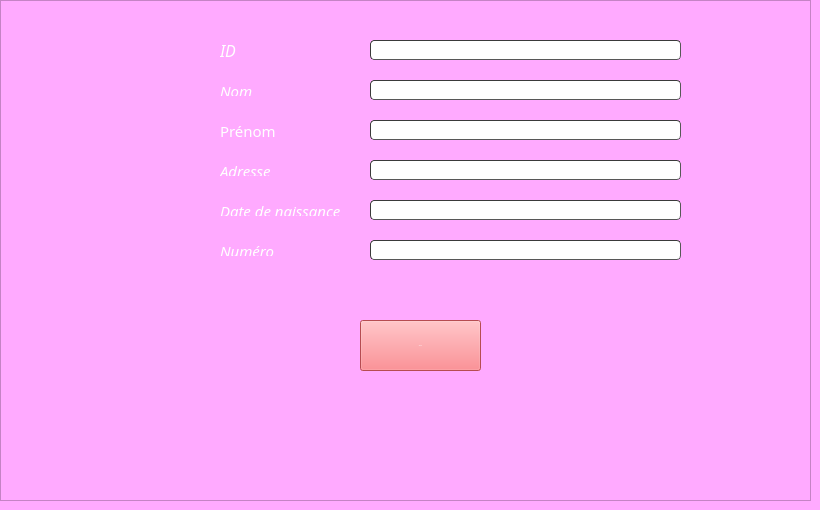
     <widget class="QWidget" name="tab_2">
      <property name="palette">
       <palette>
        <active>
         <colorrole role="WindowText">
          <brush brushstyle="SolidPattern">
           <color alpha="255">
            <red>0</red>
            <green>0</green>
            <blue>0</blue>
           </color>
          </brush>
         </colorrole>
         <colorrole role="Base">
          <brush brushstyle="SolidPattern">
           <color alpha="255">
            <red>255</red>
            <green>255</green>
            <blue>255</blue>
           </color>
          </brush>
         </colorrole>
         <colorrole role="Window">
          <brush brushstyle="SolidPattern">
           <color alpha="255">
            <red>255</red>
            <green>170</green>
            <blue>255</blue>
           </color>
          </brush>
         </colorrole>
         <colorrole role="PlaceholderText">
          <brush brushstyle="SolidPattern">
           <color alpha="128">
            <red>170</red>
            <green>170</green>
            <blue>255</blue>
           </color>
          </brush>
         </colorrole>
        </active>
        <inactive>
         <colorrole role="WindowText">
          <brush brushstyle="SolidPattern">
           <color alpha="255">
            <red>0</red>
            <green>0</green>
            <blue>0</blue>
           </color>
          </brush>
         </colorrole>
         <colorrole role="Base">
          <brush brushstyle="SolidPattern">
           <color alpha="255">
            <red>255</red>
            <green>255</green>
            <blue>255</blue>
           </color>
          </brush>
         </colorrole>
         <colorrole role="Window">
          <brush brushstyle="SolidPattern">
           <color alpha="255">
            <red>255</red>
            <green>170</green>
            <blue>255</blue>
           </color>
          </brush>
         </colorrole>
         <colorrole role="PlaceholderText">
          <brush brushstyle="SolidPattern">
           <color alpha="128">
            <red>170</red>
            <green>170</green>
            <blue>255</blue>
           </color>
          </brush>
         </colorrole>
        </inactive>
        <disabled>
         <colorrole role="WindowText">
          <brush brushstyle="SolidPattern">
           <color alpha="255">
            <red>255</red>
            <green>170</green>
            <blue>127</blue>
           </color>
          </brush>
         </colorrole>
         <colorrole role="Base">
          <brush brushstyle="SolidPattern">
           <color alpha="255">
            <red>255</red>
            <green>170</green>
            <blue>255</blue>
           </color>
          </brush>
         </colorrole>
         <colorrole role="Window">
          <brush brushstyle="SolidPattern">
           <color alpha="255">
            <red>255</red>
            <green>170</green>
            <blue>255</blue>
           </color>
          </brush>
         </colorrole>
         <colorrole role="PlaceholderText">
          <brush brushstyle="SolidPattern">
           <color alpha="128">
            <red>170</red>
            <green>170</green>
            <blue>255</blue>
           </color>
          </brush>
         </colorrole>
        </disabled>
       </palette>
      </property>
      <property name="font">
       <font>
        <family>century gothic</family>
        <pointsize>-1</pointsize>
        <italic>true</italic>
        <underline>false</underline>
        <strikeout>false</strikeout>
       </font>
      </property>
      <property name="focusPolicy">
       <enum>Qt::NoFocus</enum>
      </property>
      <property name="contextMenuPolicy">
       <enum>Qt::DefaultContextMenu</enum>
      </property>
      <property name="acceptDrops">
       <bool>false</bool>
      </property>
      <attribute name="title">
       <string>Ajout des employés</string>
      </attribute>
      <widget class="QLabel" name="label">
       <property name="geometry">
        <rect>
         <x>220</x>
         <y>30</y>
         <width>111</width>
         <height>41</height>
        </rect>
       </property>
       <property name="styleSheet">
        <string notr="true">font: 75 11pt &quot;MS Shell Dlg 2&quot;;</string>
       </property>
       <property name="text">
        <string>&lt;html&gt;&lt;head/&gt;&lt;body&gt;&lt;p&gt;&lt;span style=&quot; font-size:12pt; font-weight:400; color:#ffffff;&quot;&gt;ID&lt;/span&gt;&lt;/p&gt;&lt;/body&gt;&lt;/html&gt;</string>
       </property>
      </widget>
      <widget class="QLabel" name="label_3">
       <property name="geometry">
        <rect>
         <x>220</x>
         <y>120</y>
         <width>81</width>
         <height>21</height>
        </rect>
       </property>
       <property name="cursor">
        <cursorShape>UpArrowCursor</cursorShape>
       </property>
       <property name="text">
        <string>&lt;!DOCTYPE HTML PUBLIC &quot;-//W3C//DTD HTML 4.0//EN&quot; &quot;http://www.w3.org/TR/REC-html40/strict.dtd&quot;&gt;
&lt;html&gt;&lt;head&gt;&lt;meta name=&quot;qrichtext&quot; content=&quot;1&quot; /&gt;&lt;style type=&quot;text/css&quot;&gt;
p, li { white-space: pre-wrap; }
&lt;/style&gt;&lt;/head&gt;&lt;body style=&quot; font-family:'century gothic'; font-size:18px; font-weight:400; font-style:normal;&quot;&gt;
&lt;p align=&quot;justify&quot; style=&quot; margin-top:12px; margin-bottom:12px; margin-left:0px; margin-right:0px; -qt-block-indent:0; text-indent:0px;&quot;&gt;&lt;span style=&quot; font-family:'MS Shell Dlg 2'; font-size:11pt; color:#ffffff;&quot;&gt;Prénom&lt;/span&gt;&lt;/p&gt;&lt;/body&gt;&lt;/html&gt;</string>
       </property>
      </widget>
      <widget class="QLabel" name="label_2">
       <property name="geometry">
        <rect>
         <x>220</x>
         <y>80</y>
         <width>71</width>
         <height>16</height>
        </rect>
       </property>
       <property name="text">
        <string>&lt;html&gt;&lt;head/&gt;&lt;body&gt;&lt;p&gt;&lt;span style=&quot; font-size:11pt; color:#ffffff;&quot;&gt;Nom&lt;/span&gt;&lt;/p&gt;&lt;/body&gt;&lt;/html&gt;</string>
       </property>
      </widget>
      <widget class="QLabel" name="label_4">
       <property name="geometry">
        <rect>
         <x>220</x>
         <y>200</y>
         <width>141</width>
         <height>16</height>
        </rect>
       </property>
       <property name="text">
        <string>&lt;html&gt;&lt;head/&gt;&lt;body&gt;&lt;p&gt;&lt;span style=&quot; font-size:11pt; color:#ffffff;&quot;&gt;Date de naissance&lt;/span&gt;&lt;/p&gt;&lt;/body&gt;&lt;/html&gt;</string>
       </property>
      </widget>
      <widget class="QLabel" name="label_6">
       <property name="geometry">
        <rect>
         <x>220</x>
         <y>160</y>
         <width>91</width>
         <height>16</height>
        </rect>
       </property>
       <property name="text">
        <string>&lt;html&gt;&lt;head/&gt;&lt;body&gt;&lt;p&gt;&lt;span style=&quot; font-size:11pt; color:#ffffff;&quot;&gt;Adresse &lt;/span&gt;&lt;/p&gt;&lt;/body&gt;&lt;/html&gt;</string>
       </property>
      </widget>
      <widget class="QLabel" name="label_5">
       <property name="geometry">
        <rect>
         <x>220</x>
         <y>240</y>
         <width>91</width>
         <height>16</height>
        </rect>
       </property>
       <property name="text">
        <string>&lt;html&gt;&lt;head/&gt;&lt;body&gt;&lt;p&gt;&lt;span style=&quot; font-size:11pt; color:#ffffff;&quot;&gt;Numéro &lt;/span&gt;&lt;/p&gt;&lt;/body&gt;&lt;/html&gt;</string>
       </property>
      </widget>
      <widget class="QLineEdit" name="lineEdit">
       <property name="geometry">
        <rect>
         <x>370</x>
         <y>40</y>
         <width>311</width>
         <height>20</height>
        </rect>
       </property>
       <property name="styleSheet">
        <string notr="true">border-width: 1px; border-radius: 4px;
color: rgb(255, 255, 255);
	border-color: rgb(58, 58, 58);
	border-style: inset;
	padding: 0 8px;

	selection-background-color: rgb(187, 187, 187);
	selection-color: rgb(60, 63, 65);</string>
       </property>
       <property name="placeholderText">
        <string>id (de 6 chiffres )</string>
       </property>
      </widget>
      <widget class="QLineEdit" name="lineEdit_2">
       <property name="geometry">
        <rect>
         <x>370</x>
         <y>80</y>
         <width>311</width>
         <height>20</height>
        </rect>
       </property>
       <property name="styleSheet">
        <string notr="true">border-width: 1px; border-radius: 4px;
color: rgb(255, 255, 255);
	border-color: rgb(58, 58, 58);
	border-style: inset;
	padding: 0 8px;

	selection-background-color: rgb(187, 187, 187);
	selection-color: rgb(60, 63, 65);</string>
       </property>
       <property name="placeholderText">
        <string>NOM</string>
       </property>
      </widget>
      <widget class="QLineEdit" name="lineEdit_3">
       <property name="geometry">
        <rect>
         <x>370</x>
         <y>120</y>
         <width>311</width>
         <height>20</height>
        </rect>
       </property>
       <property name="styleSheet">
        <string notr="true">border-width: 1px; border-radius: 4px;
color: rgb(255, 255, 255);
	border-color: rgb(58, 58, 58);
	border-style: inset;
	padding: 0 8px;

	selection-background-color: rgb(187, 187, 187);
	selection-color: rgb(60, 63, 65);</string>
       </property>
       <property name="placeholderText">
        <string>PRENOM</string>
       </property>
      </widget>
      <widget class="QLineEdit" name="lineEdit_4">
       <property name="geometry">
        <rect>
         <x>370</x>
         <y>160</y>
         <width>311</width>
         <height>20</height>
        </rect>
       </property>
       <property name="styleSheet">
        <string notr="true">border-width: 1px; border-radius: 4px;
color: rgb(255, 255, 255);
	border-color: rgb(58, 58, 58);
	border-style: inset;
	padding: 0 8px;

	selection-background-color: rgb(187, 187, 187);
	selection-color: rgb(60, 63, 65);</string>
       </property>
       <property name="placeholderText">
        <string>ADRESSE</string>
       </property>
      </widget>
      <widget class="QLineEdit" name="lineEdit_5">
       <property name="geometry">
        <rect>
         <x>370</x>
         <y>200</y>
         <width>311</width>
         <height>20</height>
        </rect>
       </property>
       <property name="styleSheet">
        <string notr="true">border-width: 1px; border-radius: 4px;
color: rgb(255, 255, 255);
	border-color: rgb(58, 58, 58);
	border-style: inset;
	padding: 0 8px;

	selection-background-color: rgb(187, 187, 187);
	selection-color: rgb(60, 63, 65);</string>
       </property>
       <property name="text">
        <string/>
       </property>
       <property name="placeholderText">
        <string>DD/MM/YYYY </string>
       </property>
      </widget>
      <widget class="QLineEdit" name="lineEdit_6">
       <property name="geometry">
        <rect>
         <x>370</x>
         <y>240</y>
         <width>311</width>
         <height>20</height>
        </rect>
       </property>
       <property name="styleSheet">
        <string notr="true">border-width: 1px; border-radius: 4px;
color: rgb(255, 255, 255);
	border-color: rgb(58, 58, 58);
	border-style: inset;
	padding: 0 8px;

	selection-background-color: rgb(187, 187, 187);
	selection-color: rgb(60, 63, 65);</string>
       </property>
       <property name="placeholderText">
        <string>NUMERO</string>
       </property>
      </widget>
      <widget class="QFrame" name="frame">
       <property name="geometry">
        <rect>
         <x>0</x>
         <y>0</y>
         <width>811</width>
         <height>501</height>
        </rect>
       </property>
       <property name="frameShape">
        <enum>QFrame::StyledPanel</enum>
       </property>
       <property name="frameShadow">
        <enum>QFrame::Raised</enum>
       </property>
       <widget class="QPushButton" name="pushButton_ajouter">
        <property name="geometry">
         <rect>
          <x>360</x>
          <y>320</y>
          <width>121</width>
          <height>51</height>
         </rect>
        </property>
        <property name="palette">
         <palette>
          <active>
           <colorrole role="WindowText">
            <brush brushstyle="SolidPattern">
             <color alpha="255">
              <red>255</red>
              <green>255</green>
              <blue>255</blue>
             </color>
            </brush>
           </colorrole>
           <colorrole role="Button">
            <brush brushstyle="SolidPattern">
             <color alpha="255">
              <red>255</red>
              <green>107</green>
              <blue>114</blue>
             </color>
            </brush>
           </colorrole>
           <colorrole role="Midlight">
            <brush brushstyle="SolidPattern">
             <color alpha="255">
              <red>170</red>
              <green>0</green>
              <blue>255</blue>
             </color>
            </brush>
           </colorrole>
           <colorrole role="Mid">
            <brush brushstyle="SolidPattern">
             <color alpha="255">
              <red>0</red>
              <green>0</green>
              <blue>0</blue>
             </color>
            </brush>
           </colorrole>
           <colorrole role="Text">
            <brush brushstyle="SolidPattern">
             <color alpha="255">
              <red>255</red>
              <green>255</green>
              <blue>255</blue>
             </color>
            </brush>
           </colorrole>
           <colorrole role="BrightText">
            <brush brushstyle="SolidPattern">
             <color alpha="255">
              <red>170</red>
              <green>0</green>
              <blue>127</blue>
             </color>
            </brush>
           </colorrole>
           <colorrole role="ButtonText">
            <brush brushstyle="SolidPattern">
             <color alpha="255">
              <red>255</red>
              <green>255</green>
              <blue>255</blue>
             </color>
            </brush>
           </colorrole>
           <colorrole role="Base">
            <brush brushstyle="SolidPattern">
             <color alpha="255">
              <red>255</red>
              <green>107</green>
              <blue>114</blue>
             </color>
            </brush>
           </colorrole>
           <colorrole role="Window">
            <brush brushstyle="SolidPattern">
             <color alpha="255">
              <red>255</red>
              <green>107</green>
              <blue>114</blue>
             </color>
            </brush>
           </colorrole>
           <colorrole role="Shadow">
            <brush brushstyle="SolidPattern">
             <color alpha="255">
              <red>255</red>
              <green>170</green>
              <blue>255</blue>
             </color>
            </brush>
           </colorrole>
           <colorrole role="Highlight">
            <brush brushstyle="SolidPattern">
             <color alpha="255">
              <red>255</red>
              <green>0</green>
              <blue>255</blue>
             </color>
            </brush>
           </colorrole>
           <colorrole role="Link">
            <brush brushstyle="SolidPattern">
             <color alpha="255">
              <red>170</red>
              <green>85</green>
              <blue>255</blue>
             </color>
            </brush>
           </colorrole>
           <colorrole role="AlternateBase">
            <brush brushstyle="SolidPattern">
             <color alpha="255">
              <red>0</red>
              <green>85</green>
              <blue>127</blue>
             </color>
            </brush>
           </colorrole>
           <colorrole role="PlaceholderText">
            <brush brushstyle="SolidPattern">
             <color alpha="128">
              <red>255</red>
              <green>85</green>
              <blue>127</blue>
             </color>
            </brush>
           </colorrole>
          </active>
          <inactive>
           <colorrole role="WindowText">
            <brush brushstyle="SolidPattern">
             <color alpha="255">
              <red>255</red>
              <green>255</green>
              <blue>255</blue>
             </color>
            </brush>
           </colorrole>
           <colorrole role="Button">
            <brush brushstyle="SolidPattern">
             <color alpha="255">
              <red>255</red>
              <green>107</green>
              <blue>114</blue>
             </color>
            </brush>
           </colorrole>
           <colorrole role="Midlight">
            <brush brushstyle="SolidPattern">
             <color alpha="255">
              <red>170</red>
              <green>0</green>
              <blue>255</blue>
             </color>
            </brush>
           </colorrole>
           <colorrole role="Mid">
            <brush brushstyle="SolidPattern">
             <color alpha="255">
              <red>0</red>
              <green>0</green>
              <blue>0</blue>
             </color>
            </brush>
           </colorrole>
           <colorrole role="Text">
            <brush brushstyle="SolidPattern">
             <color alpha="255">
              <red>255</red>
              <green>255</green>
              <blue>255</blue>
             </color>
            </brush>
           </colorrole>
           <colorrole role="BrightText">
            <brush brushstyle="SolidPattern">
             <color alpha="255">
              <red>170</red>
              <green>0</green>
              <blue>127</blue>
             </color>
            </brush>
           </colorrole>
           <colorrole role="ButtonText">
            <brush brushstyle="SolidPattern">
             <color alpha="255">
              <red>255</red>
              <green>255</green>
              <blue>255</blue>
             </color>
            </brush>
           </colorrole>
           <colorrole role="Base">
            <brush brushstyle="SolidPattern">
             <color alpha="255">
              <red>255</red>
              <green>107</green>
              <blue>114</blue>
             </color>
            </brush>
           </colorrole>
           <colorrole role="Window">
            <brush brushstyle="SolidPattern">
             <color alpha="255">
              <red>255</red>
              <green>107</green>
              <blue>114</blue>
             </color>
            </brush>
           </colorrole>
           <colorrole role="Shadow">
            <brush brushstyle="SolidPattern">
             <color alpha="255">
              <red>255</red>
              <green>170</green>
              <blue>255</blue>
             </color>
            </brush>
           </colorrole>
           <colorrole role="Highlight">
            <brush brushstyle="SolidPattern">
             <color alpha="255">
              <red>255</red>
              <green>0</green>
              <blue>255</blue>
             </color>
            </brush>
           </colorrole>
           <colorrole role="Link">
            <brush brushstyle="SolidPattern">
             <color alpha="255">
              <red>170</red>
              <green>85</green>
              <blue>255</blue>
             </color>
            </brush>
           </colorrole>
           <colorrole role="AlternateBase">
            <brush brushstyle="SolidPattern">
             <color alpha="255">
              <red>0</red>
              <green>85</green>
              <blue>127</blue>
             </color>
            </brush>
           </colorrole>
           <colorrole role="PlaceholderText">
            <brush brushstyle="SolidPattern">
             <color alpha="128">
              <red>255</red>
              <green>85</green>
              <blue>127</blue>
             </color>
            </brush>
           </colorrole>
          </inactive>
          <disabled>
           <colorrole role="WindowText">
            <brush brushstyle="SolidPattern">
             <color alpha="255">
              <red>255</red>
              <green>255</green>
              <blue>255</blue>
             </color>
            </brush>
           </colorrole>
           <colorrole role="Button">
            <brush brushstyle="SolidPattern">
             <color alpha="255">
              <red>255</red>
              <green>107</green>
              <blue>114</blue>
             </color>
            </brush>
           </colorrole>
           <colorrole role="Midlight">
            <brush brushstyle="SolidPattern">
             <color alpha="255">
              <red>170</red>
              <green>0</green>
              <blue>255</blue>
             </color>
            </brush>
           </colorrole>
           <colorrole role="Mid">
            <brush brushstyle="SolidPattern">
             <color alpha="255">
              <red>0</red>
              <green>0</green>
              <blue>0</blue>
             </color>
            </brush>
           </colorrole>
           <colorrole role="Text">
            <brush brushstyle="SolidPattern">
             <color alpha="255">
              <red>255</red>
              <green>255</green>
              <blue>255</blue>
             </color>
            </brush>
           </colorrole>
           <colorrole role="BrightText">
            <brush brushstyle="SolidPattern">
             <color alpha="255">
              <red>170</red>
              <green>0</green>
              <blue>127</blue>
             </color>
            </brush>
           </colorrole>
           <colorrole role="ButtonText">
            <brush brushstyle="SolidPattern">
             <color alpha="255">
              <red>255</red>
              <green>255</green>
              <blue>255</blue>
             </color>
            </brush>
           </colorrole>
           <colorrole role="Base">
            <brush brushstyle="SolidPattern">
             <color alpha="255">
              <red>255</red>
              <green>107</green>
              <blue>114</blue>
             </color>
            </brush>
           </colorrole>
           <colorrole role="Window">
            <brush brushstyle="SolidPattern">
             <color alpha="255">
              <red>255</red>
              <green>107</green>
              <blue>114</blue>
             </color>
            </brush>
           </colorrole>
           <colorrole role="Shadow">
            <brush brushstyle="SolidPattern">
             <color alpha="255">
              <red>255</red>
              <green>170</green>
              <blue>255</blue>
             </color>
            </brush>
           </colorrole>
           <colorrole role="Highlight">
            <brush brushstyle="SolidPattern">
             <color alpha="255">
              <red>0</red>
              <green>120</green>
              <blue>215</blue>
             </color>
            </brush>
           </colorrole>
           <colorrole role="Link">
            <brush brushstyle="SolidPattern">
             <color alpha="255">
              <red>170</red>
              <green>85</green>
              <blue>255</blue>
             </color>
            </brush>
           </colorrole>
           <colorrole role="AlternateBase">
            <brush brushstyle="SolidPattern">
             <color alpha="255">
              <red>0</red>
              <green>85</green>
              <blue>127</blue>
             </color>
            </brush>
           </colorrole>
           <colorrole role="PlaceholderText">
            <brush brushstyle="SolidPattern">
             <color alpha="128">
              <red>255</red>
              <green>85</green>
              <blue>127</blue>
             </color>
            </brush>
           </colorrole>
          </disabled>
         </palette>
        </property>
        <property name="text">
         <string>Ajouter</string>
        </property>
        <property name="icon">
         <iconset resource="ressources.qrc">
          <normaloff>:/img/ressources/128362656_213598176780517_3160026623662294284_n.png</normaloff>:/img/ressources/128362656_213598176780517_3160026623662294284_n.png</iconset>
        </property>
       </widget>
      </widget>
      <zorder>frame</zorder>
      <zorder>label</zorder>
      <zorder>label_3</zorder>
      <zorder>label_2</zorder>
      <zorder>label_4</zorder>
      <zorder>label_6</zorder>
      <zorder>label_5</zorder>
      <zorder>lineEdit</zorder>
      <zorder>lineEdit_2</zorder>
      <zorder>lineEdit_3</zorder>
      <zorder>lineEdit_4</zorder>
      <zorder>lineEdit_5</zorder>
      <zorder>lineEdit_6</zorder>
     </widget>
